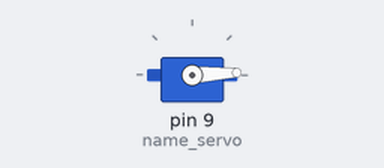
Simulated run of this sketch. Board: Arduino Uno, built with avr-gcc and run on an emulated ATmega328P. Parts: servo.

Above: at 0.05 s.
At 0.45 s:
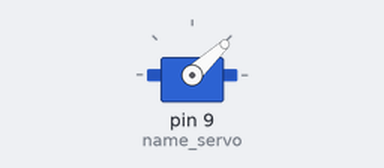
At 0.9 s:
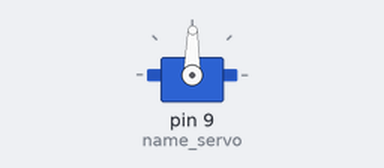
At 1.8 s:
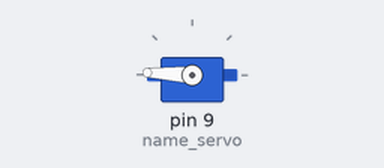
Timing chart, 0 to 4.2 s (numbered marks = the images above):
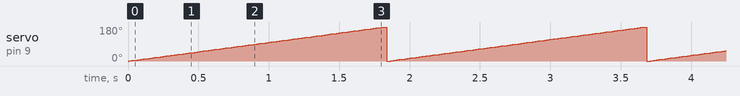

Measured:
- by itself, servo on pin 9 (name_servo): ramps from 0° to 180° and jumps back, once every 1.8 s

The sketch:

servo.ino.ino
```cpp
#include <Servo.h>       //Servo library

 Servo name_servo;      //initialize a servo object for the connected servo

 int servo_position =0;
 void setup()
 {
  name_servo.attach(9);   // attach the signal pin of servo to pin9 of arduino
 }

 void loop()
 {
  for (servo_position=0;servo_position<=180;servo_position +=1){
    name_servo.write(servo_position);
    delay(10);
  }
  for(servo_position=180; servo_position>=0;servo_position-=1)
  {
    name_servo.write(servo_position);
    }
delay(10);
 }
```
